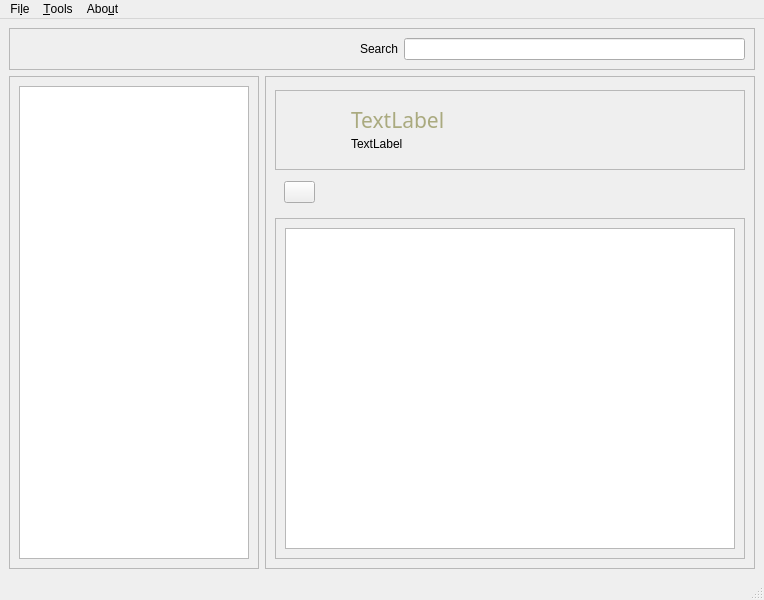
<?xml version="1.0" encoding="UTF-8"?>
<ui version="4.0">
 <class>MainWindow</class>
 <widget class="QMainWindow" name="MainWindow">
  <property name="geometry">
   <rect>
    <x>0</x>
    <y>0</y>
    <width>764</width>
    <height>600</height>
   </rect>
  </property>
  <property name="windowTitle">
   <string>MainWindow</string>
  </property>
  <widget class="QWidget" name="centralwidget">
   <layout class="QGridLayout" name="gridLayout">
    <item row="0" column="0" colspan="2">
     <widget class="QFrame" name="frame_7">
      <property name="maximumSize">
       <size>
        <width>16777215</width>
        <height>51</height>
       </size>
      </property>
      <property name="frameShape">
       <enum>QFrame::StyledPanel</enum>
      </property>
      <property name="frameShadow">
       <enum>QFrame::Raised</enum>
      </property>
      <layout class="QHBoxLayout" name="horizontalLayout">
       <item>
        <spacer name="horizontalSpacer">
         <property name="orientation">
          <enum>Qt::Horizontal</enum>
         </property>
         <property name="sizeHint" stdset="0">
          <size>
           <width>338</width>
           <height>20</height>
          </size>
         </property>
        </spacer>
       </item>
       <item>
        <widget class="QLabel" name="label_2">
         <property name="text">
          <string>Search</string>
         </property>
        </widget>
       </item>
       <item>
        <widget class="QLineEdit" name="lineEdit"/>
       </item>
      </layout>
     </widget>
    </item>
    <item row="1" column="0">
     <widget class="QFrame" name="frame_2">
      <property name="maximumSize">
       <size>
        <width>250</width>
        <height>16777215</height>
       </size>
      </property>
      <property name="frameShape">
       <enum>QFrame::StyledPanel</enum>
      </property>
      <property name="frameShadow">
       <enum>QFrame::Raised</enum>
      </property>
      <layout class="QVBoxLayout" name="verticalLayout">
       <item>
        <widget class="QTreeView" name="treeView_scandirs">
         <property name="indentation">
          <number>5</number>
         </property>
         <attribute name="headerVisible">
          <bool>false</bool>
         </attribute>
        </widget>
       </item>
      </layout>
     </widget>
    </item>
    <item row="1" column="1">
     <widget class="QFrame" name="frame">
      <property name="frameShape">
       <enum>QFrame::StyledPanel</enum>
      </property>
      <property name="frameShadow">
       <enum>QFrame::Raised</enum>
      </property>
      <layout class="QVBoxLayout" name="verticalLayout_4">
       <item>
        <widget class="QFrame" name="frame_4">
         <property name="minimumSize">
          <size>
           <width>0</width>
           <height>80</height>
          </size>
         </property>
         <property name="maximumSize">
          <size>
           <width>16777215</width>
           <height>71</height>
          </size>
         </property>
         <property name="frameShape">
          <enum>QFrame::StyledPanel</enum>
         </property>
         <property name="frameShadow">
          <enum>QFrame::Raised</enum>
         </property>
         <layout class="QHBoxLayout" name="horizontalLayout_3">
          <item>
           <widget class="QFrame" name="frame_5">
            <property name="maximumSize">
             <size>
              <width>51</width>
              <height>55</height>
             </size>
            </property>
            <property name="frameShape">
             <enum>QFrame::NoFrame</enum>
            </property>
            <property name="frameShadow">
             <enum>QFrame::Raised</enum>
            </property>
            <layout class="QHBoxLayout" name="horizontalLayout_2">
             <item>
              <widget class="QLabel" name="label">
               <property name="maximumSize">
                <size>
                 <width>45</width>
                 <height>39</height>
                </size>
               </property>
               <property name="text">
                <string/>
               </property>
               <property name="pixmap">
                <pixmap resource="../../resources/qpicasa.qrc">:/images/icon_folder</pixmap>
               </property>
               <property name="scaledContents">
                <bool>true</bool>
               </property>
              </widget>
             </item>
            </layout>
           </widget>
          </item>
          <item>
           <widget class="QFrame" name="frame_6">
            <property name="frameShape">
             <enum>QFrame::NoFrame</enum>
            </property>
            <property name="frameShadow">
             <enum>QFrame::Raised</enum>
            </property>
            <layout class="QVBoxLayout" name="verticalLayout_2">
             <item>
              <widget class="QLabel" name="lbl_dir_name">
               <property name="font">
                <font>
                 <family>Trebuchet MS</family>
                 <pointsize>16</pointsize>
                </font>
               </property>
               <property name="styleSheet">
                <string notr="true">color: rgb(170, 170, 127)</string>
               </property>
               <property name="text">
                <string>TextLabel</string>
               </property>
              </widget>
             </item>
             <item>
              <widget class="QLabel" name="lbl_cdate">
               <property name="text">
                <string>TextLabel</string>
               </property>
              </widget>
             </item>
            </layout>
           </widget>
          </item>
         </layout>
        </widget>
       </item>
       <item>
        <widget class="QFrame" name="frame_3">
         <property name="maximumSize">
          <size>
           <width>16777215</width>
           <height>46</height>
          </size>
         </property>
         <property name="frameShape">
          <enum>QFrame::NoFrame</enum>
         </property>
         <property name="frameShadow">
          <enum>QFrame::Raised</enum>
         </property>
         <layout class="QVBoxLayout" name="verticalLayout_3">
          <item>
           <widget class="QPushButton" name="btn_slidshow">
            <property name="maximumSize">
             <size>
              <width>31</width>
              <height>34</height>
             </size>
            </property>
            <property name="text">
             <string/>
            </property>
            <property name="icon">
             <iconset resource="../../resources/qpicasa.qrc">
              <normaloff>:/images/icon_slideshow</normaloff>:/images/icon_slideshow</iconset>
            </property>
           </widget>
          </item>
         </layout>
        </widget>
       </item>
       <item>
        <widget class="QFrame" name="frame_thumbs_container">
         <property name="frameShape">
          <enum>QFrame::StyledPanel</enum>
         </property>
         <property name="frameShadow">
          <enum>QFrame::Raised</enum>
         </property>
         <layout class="QGridLayout" name="gridLayout_2">
          <item row="0" column="0">
           <widget class="QGraphicsView" name="gfxview_thumbs"/>
          </item>
         </layout>
        </widget>
       </item>
      </layout>
     </widget>
    </item>
   </layout>
  </widget>
  <widget class="QMenuBar" name="menubar">
   <property name="geometry">
    <rect>
     <x>0</x>
     <y>0</y>
     <width>764</width>
     <height>21</height>
    </rect>
   </property>
   <widget class="QMenu" name="menuFile">
    <property name="title">
     <string>Fi&amp;le</string>
    </property>
   </widget>
   <widget class="QMenu" name="menuTools">
    <property name="title">
     <string>&amp;Tools</string>
    </property>
    <addaction name="action_FolderManager"/>
   </widget>
   <widget class="QMenu" name="menuAbout">
    <property name="title">
     <string>Abo&amp;ut</string>
    </property>
   </widget>
   <addaction name="menuFile"/>
   <addaction name="menuTools"/>
   <addaction name="menuAbout"/>
  </widget>
  <widget class="QStatusBar" name="statusbar"/>
  <action name="action_FolderManager">
   <property name="text">
    <string>&amp;Folder Manager</string>
   </property>
  </action>
 </widget>
 <resources>
  <include location="../../resources/qpicasa.qrc"/>
 </resources>
 <connections/>
</ui>
